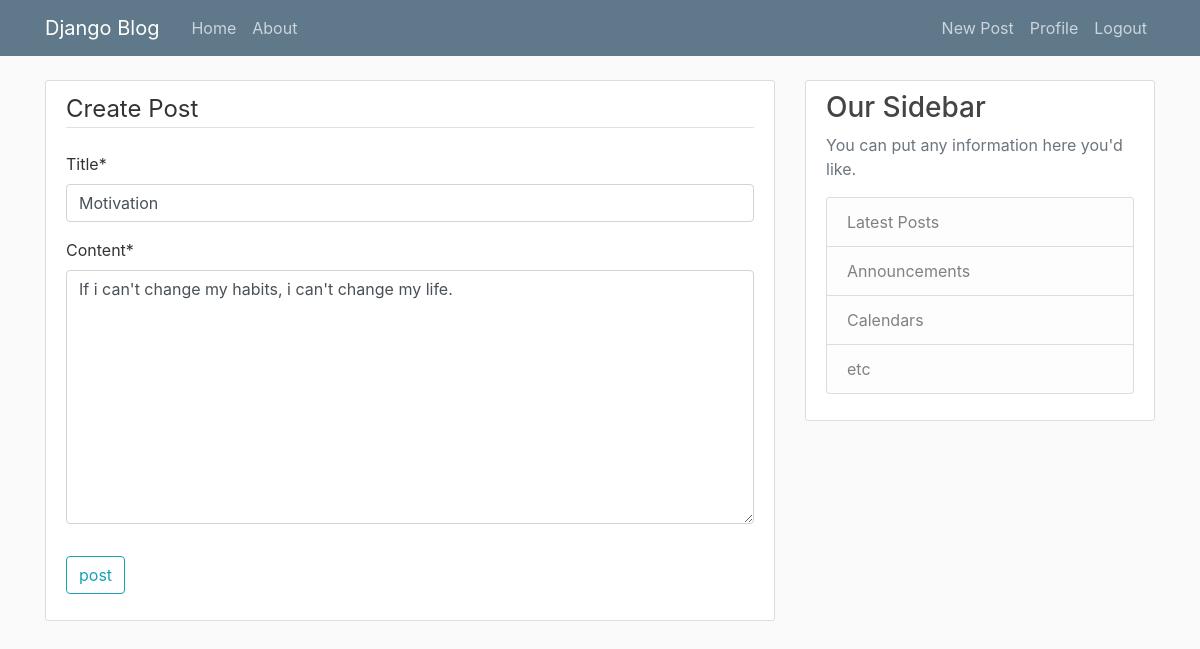
Page /post/9/update (signed in) on the committed database.
### blog/models.py (models this page shows, shortened)
class Post(models.Model):
    title = models.CharField(max_length=100)
    content = models.TextField()
    date_posted = models.DateTimeField(default=timezone.now)
    author = models.ForeignKey(User,on_delete=models.CASCADE)
    likes = models.ManyToManyField(User, related_name='blog_post')

### blog/views.py (the view, shortened to what this page needs)
# urls.py: path('post/<int:pk>/update',PostUpdateView.as_view(),name="post-update"),
class PostUpdateView(LoginRequiredMixin, UserPassesTestMixin, UpdateView):
    model = Post
    fields = ['title', 'content']
    def test_func(self):
        post = self.get_object()
        if (post.author == self.request.user):
            return True
        else:
            return False

### blog/templates/blog/post_form.html (shortened to what this page needs)
{% extends 'blog/base.html' %}
{% load crispy_forms_tags %}
{% block content %}
    <div class="content-section">
        <form method="POST">
            <fieldset class="form-group">
                <legend class="border-bottom mb-4">Create Post</legend>
                {{ form | crispy}}
            </fieldset>
            <div class="form-group">
                <button class="btn btn-outline-info" type="submit">post</button>
            </div>
        </form>
    </div>
{% endblock %}

### blog/static/blog/main.css (style rules this page uses)
body { background: #fafafa; color: #333333; margin-top: 5rem; }
.content-section { background: #ffffff; padding: 10px 20px; border: 1px solid #dddddd; border-radius: 3px; margin-bottom: 20px; }

### rows in the picture
Post: title "Motivation", content "If i can't change my habits, i can't change my life."
